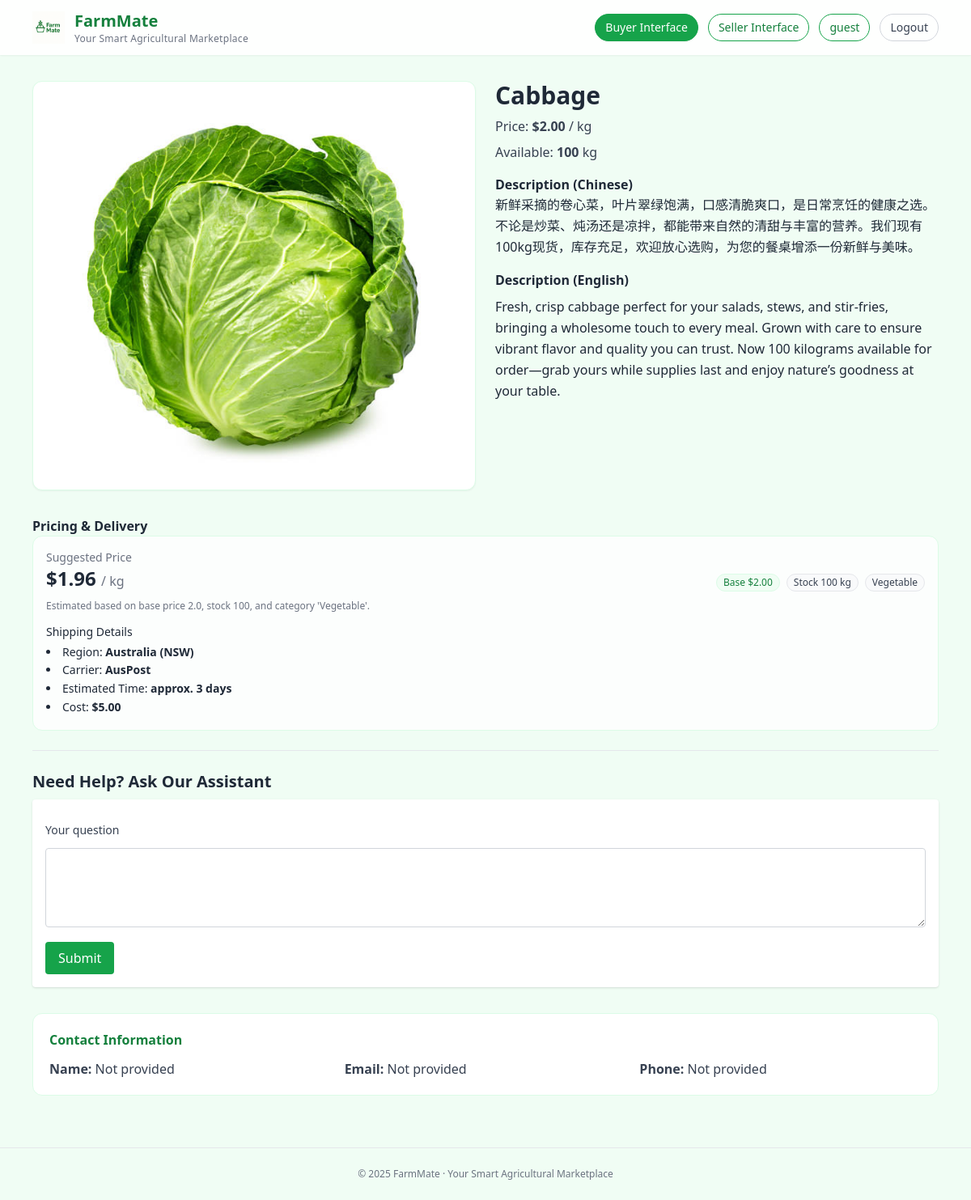
The page /buy/products/7/ (signed in) on the database its author committed.
### accounts/models.py (models this page shows, shortened)
class User(AbstractUser):
    class Role(models.TextChoices):
        SELLER = "SELLER", "Seller"
        BUYER = "BUYER", "Buyer"
    role = models.CharField(max_length=10, choices=Role.choices, default=Role.BUYER)

### products/models.py (models this page shows, shortened)
class Product(models.Model):
    supplier = models.ForeignKey(SupplierProfile, on_delete=models.CASCADE, related_name="products")
    name = models.CharField(max_length=200)
    category = models.CharField(max_length=100, blank=True)
    unit = models.CharField(max_length=50, default="kg")
    stock = models.PositiveIntegerField(default=0)
    base_price = models.DecimalField(max_digits=10, decimal_places=2, default=0)
    ai_description_en = models.TextField(blank=True)
    ai_description_zh = models.TextField(blank=True)
    created_at = models.DateTimeField(auto_now_add=True)
    image = models.ImageField(upload_to="products/", blank=True, null=True)
    is_active = models.BooleanField(default=True, verbose_name="Active (listed)")
    purchase_link = models.URLField(blank=True, null=True, verbose_name="Purchase Link")
    class Meta:
        verbose_name = "Product"
        verbose_name_plural = "Products"
        ordering = ["-created_at", "id"]
        indexes = [
            models.Index(fields=["supplier"]),
            models.Index(fields=["name"]),
            models.Index(fields=["category"]),
            models.Index(fields=["is_active"]),
        ]

class SupplierProfile(models.Model):
    user = models.OneToOneField(settings.AUTH_USER_MODEL, on_delete=models.CASCADE)
    company_name = models.CharField(max_length=200)
    contact_name = models.CharField(max_length=100, blank=True)
    phone = models.CharField(max_length=50, blank=True)
    email = models.EmailField(blank=True)
    address = models.CharField(max_length=255, blank=True)
    description = models.TextField(blank=True)
    logo = models.ImageField(upload_to="logos/", blank=True, null=True)
    business_license = models.FileField(upload_to="licenses/", blank=True, null=True)
    class Meta:
        verbose_name = "Supplier profile"
        verbose_name_plural = "Supplier profiles"
        ordering = ["company_name", "id"]

### pricing/models.py (models this page shows, shortened)
class PriceSuggestion(models.Model):
    product = models.ForeignKey(Product, on_delete=models.CASCADE, related_name="price_suggestions")
    suggested_price = models.DecimalField(max_digits=10, decimal_places=2)
    rationale = models.TextField(blank=True)
    created_at = models.DateTimeField(auto_now_add=True)
    class Meta:
        ordering = ["-created_at"]
        verbose_name = "Price suggestion"
        verbose_name_plural = "Price suggestions"

class LogisticsInfo(models.Model):
    product = models.ForeignKey(Product, on_delete=models.CASCADE, related_name="logistics")
    region = models.CharField(max_length=100)
    carrier = models.CharField(max_length=100, blank=True)
    estimated_days = models.PositiveIntegerField(default=7)
    cost_estimate = models.DecimalField(max_digits=10, decimal_places=2, default=0)
    class Meta:
        ordering = ["product", "region"]
        verbose_name = "Logistics info"
        verbose_name_plural = "Logistics infos"
        indexes = [
            models.Index(fields=["product"]),
            models.Index(fields=["region"]),
        ]

### products/views.py (the view)
# urls.py: path('buy/products/<int:pk>/', product_detail, name='product-detail'),
def product_detail(request, pk):
    p = get_object_or_404(Product.objects.select_related("supplier"), pk=pk)
    if not p.is_active:
        raise Http404("Product is inactive")
    unit = p.unit or "kg"
    sp = getattr(p, "supplier", None)
    seller_bits = []
    if sp:
        if sp.company_name:
            seller_bits.append(f"Company: {sp.company_name}")
        if sp.contact_name:
            seller_bits.append(f"Contact name: {sp.contact_name}")
        if sp.email:
            seller_bits.append(f"Email: {sp.email}")
        if sp.phone:
            seller_bits.append(f"Phone: {sp.phone}")
        if sp.address:
            seller_bits.append(f"Address: {sp.address}")
    seller_info = "Seller info: " + ("; ".join(seller_bits) if seller_bits else "Not provided")
    lg_last = p.logistics.last() if hasattr(p, "logistics") else None
    logistics_info = ""
    if lg_last:
        logistics_info = (
            f"Shipping: region {lg_last.region}, carrier {lg_last.carrier}, "
            f"ETA approx. {lg_last.estimated_days} days, cost ${lg_last.cost_estimate}"
        )
    ctx_parts = [
        f"Product: {p.name}",
        f"Base price: {p.base_price} per {unit}",
        f"Stock: {p.stock} {unit}",
        f"Category: {p.category}" if p.category else "",
        f"Description (English): {p.ai_description_en or ''}",
        f"Description (Chinese): {p.ai_description_zh or ''}",
        seller_info,
        logistics_info,
    ]
    product_context = "\n".join([x for x in ctx_parts if x])
    product_context = Truncator(product_context).chars(3500)
    ai_answer = None
    form = QuestionForm(request.POST or None)
    if request.method == "POST" and form.is_valid():
        q = form.cleaned_data["question"]
        ai = LLMClient()
        ai_answer = ai.answer_question(q, product_context)
    return render(
        request,
        "buyer/product_detail.html",
        {"p": p, "form": form, "ai_answer": ai_answer},
    )

### qa/forms.py
class QuestionForm(forms.Form):
    question = forms.CharField(label='向AI提问（价格/物流/库存等）', max_length=300)

### templates/buyer/product_detail.html (shortened to what this page needs)
{% extends "_base.html" %}
{% block content %}
  <div class="grid md:grid-cols-12 gap-6">
    <div class="md:col-span-6">
      {% if p.image %}
        <div class="bg-white border border-green-100 rounded-xl p-3 shadow-sm">
          <img
            src="{{ p.image.url }}"
            alt="{{ p.name }}"
            class="w-full h-[480px] object-cover rounded-lg"
          >
        </div>
      {% endif %}
    </div>
    <div class="md:col-span-6">
      <h2 class="text-3xl font-bold mb-2">{{ p.name }}</h2>
      <p class="text-gray-700 mb-2">
        Price: <strong>${{ p.base_price }}</strong> / {{ p.unit|default:"kg" }}
      </p>
      <p class="text-gray-700 mb-4">
        Available: <strong>{{ p.stock }}</strong> {{ p.unit|default:"kg" }}
      </p>
      <h3 class="font-semibold mt-4">Description (Chinese)</h3>
      <p class="text-left leading-relaxed">
        {{ p.ai_description_zh|default:"Not generated yet" }}
      </p>
      <h3 class="font-semibold mt-4">Description (English)</h3>
      <p class="text-left leading-relaxed mt-2">
        {{ p.ai_description_en|default:"Not generated yet" }}
      </p>
    </div>
    <div class="md:col-span-12">
      <h3 class="font-semibold mt-2">Pricing & Delivery</h3>
      <div class="bg-white/80 border border-green-100 rounded-xl p-4">
        {% with ps=p.price_suggestions.last lg=p.logistics.last %}
          {% if ps or lg %}
            {% if ps %}
            <div class="flex flex-wrap items-end justify-between gap-3">
              <div>
                <div class="text-sm text-gray-500">Suggested Price</div>
                <div class="text-2xl font-semibold">
                  ${{ ps.suggested_price }}
                  <span class="text-base font-normal text-gray-500">/ {{ p.unit|default:"kg" }}</span>
                </div>
              </div>
              <div class="flex flex-wrap gap-2">
                <span class="px-2 py-0.5 text-xs rounded-full bg-green-50 text-green-700 border border-green-100">
                  Base ${{ p.base_price }}
                </span>
                <span class="px-2 py-0.5 text-xs rounded-full bg-gray-50 text-gray-700 border border-gray-200">
                  Stock {{ p.stock }} {{ p.unit|default:"kg" }}
                </span>
                {% if p.category %}
                <span class="px-2 py-0.5 text-xs rounded-full bg-gray-50 text-gray-700 border border-gray-200">
                  {{ p.category }}
                </span>
                {% endif %}
              </div>
            </div>
            {% if ps.rationale %}
            <p class="mt-2 text-xs text-gray-500 leading-relaxed">
              {{ ps.rationale }}
            </p>
            {% endif %}
            {% endif %}
            {% if lg %}
            <div class="mt-3 text-sm">
              <div class="font-medium mb-1">Shipping Details</div>
              <ul class="list-disc list-inside text-gray-800 leading-relaxed">
                <li>Region: <strong>{{ lg.region }}</strong></li>
                <li>Carrier: <strong>{{ lg.carrier }}</strong></li>
                <li>Estimated Time: <strong>approx. {{ lg.estimated_days }} days</strong></li>
                <li>Cost: <strong>${{ lg.cost_estimate }}</strong></li>
              </ul>
            </div>
            {% endif %}
          {% else %}
            <p class="text-sm text-gray-500">No pricing or logistics suggestions available.</p>
          {% endif %}
        {% endwith %}
      </div>
    </div>
  </div>
  <hr class="my-6">
  <h3 class="text-xl font-semibold mb-2">Need Help? Ask Our Assistant</h3>
  <form method="post" class="space-y-3 bg-white p-4 rounded shadow">
    <label class="block text-sm font-medium text-gray-700 mb-1" for="{{ form.question.id_for_label }}">
      Your question
    </label>
    <textarea
      id="{{ form.question.id_for_label }}"
      name="{{ form.question.html_name }}"
      rows="3"
      class="w-full rounded border border-gray-300 p-3 focus:outline-none focus:ring-2 focus:ring-green-500 focus:border-green-500"
    >{{ form.question.value|default_if_none:'' }}</textarea>
    <button class="px-4 py-2 bg-green-600 text-white rounded hover:bg-green-700 transition" type="submit">
      Submit
    </button>
  </form>
  {% if p.supplier %}
  <div class="mt-8 bg-white border border-green-100 rounded-xl p-5">
    <h3 class="font-semibold mb-3 text-green-700">Contact Information</h3>
    <div class="grid md:grid-cols-3 gap-4 text-gray-700">
      <p><strong>Name:</strong> {{ p.supplier.contact_name|default:"Not provided" }}</p>
      <p><strong>Email:</strong> {{ p.supplier.email|default:"Not provided" }}</p>
      <p><strong>Phone:</strong> {{ p.supplier.phone|default:"Not provided" }}</p>
    </div>
  </div>
  {% endif %}
{% endblock %}

### templates/_base.html (shortened to what this page needs)
<!doctype html>
<html lang="en">
<head>
  {% load static %}
  <script src="https://cdn.tailwindcss.com"></script>
</head>
<body class="bg-green-50 text-gray-800 font-sans">
  <header class="bg-white/90 backdrop-blur shadow-sm">
    <div class="max-w-6xl mx-auto px-4 py-3 flex items-center justify-between">
      <a href="/" class="flex items-center gap-3 group">
        <img src="{% static 'images/farmmate_logo.png' %}" alt="FarmMate Logo"
             class="h-10 w-auto transition-transform group-hover:scale-105">
        <div class="leading-tight">
          <span class="text-xl font-bold text-green-700">FarmMate</span>
          <span class="block text-xs text-gray-500 tracking-wide">
            Your Smart Agricultural Marketplace
          </span>
        </div>
      </a>
      {% with current=request.path %}
      <nav class="flex items-center gap-3 text-sm">
        <a href="{% url 'buyer-catalog' %}"
           class="px-3 py-1.5 rounded-full border border-green-600 text-green-700 hover:bg-green-50 transition
           {% if current|slice:':5' == '/buy/' %}bg-green-600 text-white border-green-600 shadow-sm{% endif %}">
          Buyer Interface
        </a>
        <a href="{% url 'seller-dashboard' %}"
           class="px-3 py-1.5 rounded-full border border-green-600 text-green-700 hover:bg-green-50 transition
           ">
          Seller Interface
        </a>
        {% if user.is_authenticated %}
          <a href="{% url 'seller-profile' %}"
             class="px-3 py-1.5 rounded-full border border-green-600 text-green-700 hover:bg-green-50 transition
             {% if current|slice:':16' == '/seller/profile/' %}bg-green-600 text-white border-green-600 shadow-sm{% endif %}">
            {{ user.username }}
          </a>
          <a href="{% url 'logout' %}"
             class="px-3 py-1.5 rounded-full border border-gray-300 text-gray-700 hover:bg-gray-100 transition">
            Logout
          </a>
        {% endif %}
      </nav>
      {% endwith %}
    </div>
  </header>
  <main class="max-w-6xl mx-auto px-4 py-8">
    {% block content %}{% endblock %}
  </main>
  <footer class="text-center text-xs text-gray-500 py-6 border-t border-gray-200 mt-8">
    <p>© 2025 FarmMate · Your Smart Agricultural Marketplace</p>
  </footer>
</body>
</html>

### rows shown on the page
User: username "guest"
Product: image (picture), name "Cabbage", base_price "2.00", unit "kg", stock "100", ai_description_zh "新鲜采摘的卷心菜，叶片翠绿饱满，口感清脆爽口，是日常烹饪的健康之选。不论是炒菜、炖汤还是凉拌，都能带来自然的清甜与丰富的营养。我们现有100kg现货，库存充足，欢迎放心选购，为您的餐桌增添一份新鲜与美味。", ai_description_en "Fresh, crisp cabbage perfect for your salads, stews, and stir-fries, bringing a wholesome touch to every meal. Grown with care to ensure vibrant flavor and quality you can trust. Now 100 kilograms available for order—grab yours while supplies last and enjoy nature’s goodness at your table.", category "Vegetable", supplier.contact_name "Not provided", supplier.email "Not provided", supplier.phone "Not provided"
PriceSuggestion: suggested_price "1.96", rationale "Estimated based on base price 2.0, stock 100, and category 'Vegetable'."
LogisticsInfo: region "Australia (NSW)", carrier "AusPost", estimated_days "3", cost_estimate "5.00"
